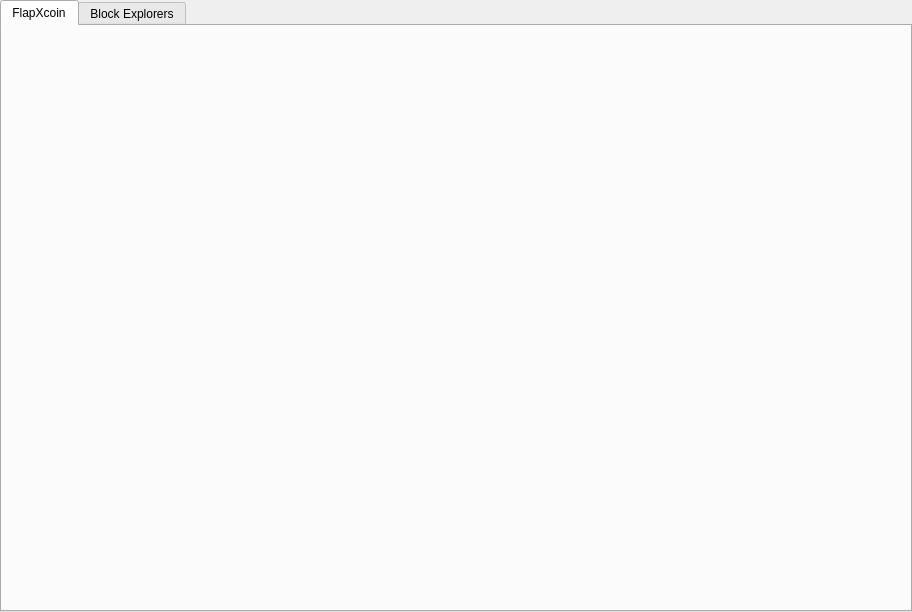
<?xml version="1.0" encoding="UTF-8"?>
<ui version="4.0">
 <class>ShoppingPage</class>
 <widget class="QWidget" name="ShoppingPage">
  <property name="windowModality">
   <enum>Qt::ApplicationModal</enum>
  </property>
  <property name="geometry">
   <rect>
    <x>0</x>
    <y>0</y>
    <width>912</width>
    <height>612</height>
   </rect>
  </property>
  <property name="sizePolicy">
   <sizepolicy hsizetype="Fixed" vsizetype="Fixed">
    <horstretch>0</horstretch>
    <verstretch>0</verstretch>
   </sizepolicy>
  </property>
  <property name="minimumSize">
   <size>
    <width>200</width>
    <height>50</height>
   </size>
  </property>
  <property name="maximumSize">
   <size>
    <width>999999</width>
    <height>999999</height>
   </size>
  </property>
  <property name="windowTitle">
   <string>Address Book</string>
  </property>
  <layout class="QGridLayout" name="gridLayout_11">
   <property name="leftMargin">
    <number>0</number>
   </property>
   <property name="topMargin">
    <number>0</number>
   </property>
   <property name="rightMargin">
    <number>0</number>
   </property>
   <property name="bottomMargin">
    <number>0</number>
   </property>
   <property name="spacing">
    <number>0</number>
   </property>
   <item row="0" column="0">
    <widget class="QTabWidget" name="tabWidget">
     <property name="enabled">
      <bool>true</bool>
     </property>
     <property name="minimumSize">
      <size>
       <width>120</width>
       <height>140</height>
      </size>
     </property>
     <property name="maximumSize">
      <size>
       <width>9999999</width>
       <height>9999999</height>
      </size>
     </property>
     <property name="mouseTracking">
      <bool>true</bool>
     </property>
     <property name="focusPolicy">
      <enum>Qt::TabFocus</enum>
     </property>
     <property name="acceptDrops">
      <bool>false</bool>
     </property>
     <property name="layoutDirection">
      <enum>Qt::LeftToRight</enum>
     </property>
     <property name="autoFillBackground">
      <bool>false</bool>
     </property>
     <property name="tabPosition">
      <enum>QTabWidget::North</enum>
     </property>
     <property name="tabShape">
      <enum>QTabWidget::Rounded</enum>
     </property>
     <property name="currentIndex">
      <number>0</number>
     </property>
     <property name="iconSize">
      <size>
       <width>24</width>
       <height>24</height>
      </size>
     </property>
     <property name="elideMode">
      <enum>Qt::ElideLeft</enum>
     </property>
     <property name="usesScrollButtons">
      <bool>false</bool>
     </property>
     <property name="documentMode">
      <bool>false</bool>
     </property>
     <property name="tabsClosable">
      <bool>false</bool>
     </property>
     <property name="movable">
      <bool>false</bool>
     </property>
     <widget class="QWidget" name="flapxcoin">
      <property name="styleSheet">
       <string notr="true">background-image:url(:/images/res/images/art/flapxspace.png);</string>
      </property>
      <attribute name="icon">
       <iconset resource="../bitcoin.qrc">
        <normaloff>:/qt/art/res/images/art/ccflapx.png</normaloff>:/qt/art/res/images/art/ccflapx.png</iconset>
      </attribute>
      <attribute name="title">
       <string>FlapXcoin</string>
      </attribute>
      <layout class="QGridLayout" name="gridLayout_13">
       <item row="0" column="0" colspan="2">
        <widget class="QFrame" name="frame_100">
         <property name="minimumSize">
          <size>
           <width>600</width>
           <height>60</height>
          </size>
         </property>
         <property name="maximumSize">
          <size>
           <width>90000</width>
           <height>70</height>
          </size>
         </property>
         <property name="styleSheet">
          <string notr="true">background:transparent;border:0;</string>
         </property>
         <property name="frameShape">
          <enum>QFrame::NoFrame</enum>
         </property>
         <property name="frameShadow">
          <enum>QFrame::Plain</enum>
         </property>
         <layout class="QGridLayout" name="gridLayout_7">
          <item row="0" column="2">
           <spacer name="horizontalSpacer_2">
            <property name="orientation">
             <enum>Qt::Horizontal</enum>
            </property>
            <property name="sizeHint" stdset="0">
             <size>
              <width>216</width>
              <height>20</height>
             </size>
            </property>
           </spacer>
          </item>
          <item row="0" column="0">
           <spacer name="horizontalSpacer">
            <property name="orientation">
             <enum>Qt::Horizontal</enum>
            </property>
            <property name="sizeHint" stdset="0">
             <size>
              <width>216</width>
              <height>20</height>
             </size>
            </property>
           </spacer>
          </item>
          <item row="0" column="1">
           <widget class="QLabel" name="label">
            <property name="minimumSize">
             <size>
              <width>450</width>
              <height>60</height>
             </size>
            </property>
            <property name="maximumSize">
             <size>
              <width>450</width>
              <height>100</height>
             </size>
            </property>
            <property name="baseSize">
             <size>
              <width>600</width>
              <height>92</height>
             </size>
            </property>
            <property name="text">
             <string/>
            </property>
            <property name="pixmap">
             <pixmap resource="../bitcoin.qrc">:/qt/art/res/images/art/links.png</pixmap>
            </property>
            <property name="scaledContents">
             <bool>true</bool>
            </property>
           </widget>
          </item>
         </layout>
        </widget>
       </item>
       <item row="1" column="0" colspan="2">
        <widget class="QFrame" name="frame_1">
         <property name="minimumSize">
          <size>
           <width>0</width>
           <height>150</height>
          </size>
         </property>
         <property name="maximumSize">
          <size>
           <width>16777215</width>
           <height>130</height>
          </size>
         </property>
         <property name="styleSheet">
          <string notr="true">background:transparent;border:0;</string>
         </property>
         <property name="frameShape">
          <enum>QFrame::NoFrame</enum>
         </property>
         <property name="frameShadow">
          <enum>QFrame::Plain</enum>
         </property>
         <property name="lineWidth">
          <number>0</number>
         </property>
         <layout class="QGridLayout" name="gridLayout_4">
          <item row="0" column="6">
           <spacer name="horizontalSpacer_23">
            <property name="orientation">
             <enum>Qt::Horizontal</enum>
            </property>
            <property name="sizeHint" stdset="0">
             <size>
              <width>40</width>
              <height>20</height>
             </size>
            </property>
           </spacer>
          </item>
          <item row="0" column="1">
           <widget class="QPushButton" name="pushButton_111">
            <property name="minimumSize">
             <size>
              <width>250</width>
              <height>125</height>
             </size>
            </property>
            <property name="maximumSize">
             <size>
              <width>250</width>
              <height>125</height>
             </size>
            </property>
            <property name="styleSheet">
             <string notr="true">background:transparent;border:0;</string>
            </property>
            <property name="icon">
             <iconset resource="../bitcoin.qrc">
              <normaloff>:/qt/art/res/images/art/home.png</normaloff>:/qt/art/res/images/art/home.png</iconset>
            </property>
            <property name="iconSize">
             <size>
              <width>250</width>
              <height>125</height>
             </size>
            </property>
           </widget>
          </item>
          <item row="0" column="3">
           <widget class="QPushButton" name="pushButton_112">
            <property name="minimumSize">
             <size>
              <width>250</width>
              <height>125</height>
             </size>
            </property>
            <property name="maximumSize">
             <size>
              <width>150</width>
              <height>125</height>
             </size>
            </property>
            <property name="styleSheet">
             <string notr="true">background:transparent;border:0;</string>
            </property>
            <property name="icon">
             <iconset resource="../bitcoin.qrc">
              <normaloff>:/images/res/images/art/flapxexplorer.png</normaloff>:/images/res/images/art/flapxexplorer.png</iconset>
            </property>
            <property name="iconSize">
             <size>
              <width>250</width>
              <height>125</height>
             </size>
            </property>
           </widget>
          </item>
          <item row="0" column="5">
           <widget class="QPushButton" name="pushButton_113">
            <property name="minimumSize">
             <size>
              <width>250</width>
              <height>125</height>
             </size>
            </property>
            <property name="maximumSize">
             <size>
              <width>150</width>
              <height>125</height>
             </size>
            </property>
            <property name="styleSheet">
             <string notr="true">background:transparent;border:0;</string>
            </property>
            <property name="icon">
             <iconset resource="../bitcoin.qrc">
              <normaloff>:/qt/art/res/images/art/pool.png</normaloff>:/qt/art/res/images/art/pool.png</iconset>
            </property>
            <property name="iconSize">
             <size>
              <width>250</width>
              <height>125</height>
             </size>
            </property>
           </widget>
          </item>
          <item row="1" column="1">
           <spacer name="verticalSpacer_2">
            <property name="orientation">
             <enum>Qt::Vertical</enum>
            </property>
            <property name="sizeHint" stdset="0">
             <size>
              <width>20</width>
              <height>6</height>
             </size>
            </property>
           </spacer>
          </item>
          <item row="1" column="3">
           <spacer name="verticalSpacer_3">
            <property name="orientation">
             <enum>Qt::Vertical</enum>
            </property>
            <property name="sizeHint" stdset="0">
             <size>
              <width>20</width>
              <height>6</height>
             </size>
            </property>
           </spacer>
          </item>
          <item row="1" column="5">
           <spacer name="verticalSpacer">
            <property name="orientation">
             <enum>Qt::Vertical</enum>
            </property>
            <property name="sizeHint" stdset="0">
             <size>
              <width>20</width>
              <height>6</height>
             </size>
            </property>
           </spacer>
          </item>
          <item row="0" column="0">
           <spacer name="horizontalSpacer_22">
            <property name="orientation">
             <enum>Qt::Horizontal</enum>
            </property>
            <property name="sizeHint" stdset="0">
             <size>
              <width>40</width>
              <height>20</height>
             </size>
            </property>
           </spacer>
          </item>
          <item row="0" column="2">
           <spacer name="horizontalSpacer_36">
            <property name="orientation">
             <enum>Qt::Horizontal</enum>
            </property>
            <property name="sizeHint" stdset="0">
             <size>
              <width>40</width>
              <height>20</height>
             </size>
            </property>
           </spacer>
          </item>
          <item row="0" column="4">
           <spacer name="horizontalSpacer_37">
            <property name="orientation">
             <enum>Qt::Horizontal</enum>
            </property>
            <property name="sizeHint" stdset="0">
             <size>
              <width>40</width>
              <height>20</height>
             </size>
            </property>
           </spacer>
          </item>
         </layout>
        </widget>
       </item>
       <item row="2" column="0" colspan="2">
        <widget class="QFrame" name="frame_3">
         <property name="minimumSize">
          <size>
           <width>0</width>
           <height>140</height>
          </size>
         </property>
         <property name="maximumSize">
          <size>
           <width>16777215</width>
           <height>150</height>
          </size>
         </property>
         <property name="styleSheet">
          <string notr="true">background:transparent;border:0;</string>
         </property>
         <property name="frameShape">
          <enum>QFrame::NoFrame</enum>
         </property>
         <property name="frameShadow">
          <enum>QFrame::Plain</enum>
         </property>
         <property name="lineWidth">
          <number>-1</number>
         </property>
         <layout class="QGridLayout" name="gridLayout_3">
          <item row="0" column="0" rowspan="2">
           <spacer name="horizontalSpacer_28">
            <property name="orientation">
             <enum>Qt::Horizontal</enum>
            </property>
            <property name="sizeHint" stdset="0">
             <size>
              <width>47</width>
              <height>20</height>
             </size>
            </property>
           </spacer>
          </item>
          <item row="0" column="3" rowspan="2">
           <widget class="QLabel" name="label10_39">
            <property name="minimumSize">
             <size>
              <width>100</width>
              <height>150</height>
             </size>
            </property>
            <property name="maximumSize">
             <size>
              <width>150</width>
              <height>150</height>
             </size>
            </property>
            <property name="text">
             <string>&lt;html&gt;&lt;head/&gt;&lt;body&gt;&lt;p&gt;&lt;a href=&quot;https://discord.flapxcoin.com&quot;&gt;&lt;img src=&quot;:/qt/art/res/images/art/discord2.png&quot;/&gt;&lt;/a&gt;&lt;/p&gt;&lt;/body&gt;&lt;/html&gt;</string>
            </property>
            <property name="scaledContents">
             <bool>false</bool>
            </property>
            <property name="alignment">
             <set>Qt::AlignCenter</set>
            </property>
            <property name="margin">
             <number>0</number>
            </property>
            <property name="indent">
             <number>0</number>
            </property>
            <property name="openExternalLinks">
             <bool>true</bool>
            </property>
           </widget>
          </item>
          <item row="0" column="4">
           <spacer name="horizontalSpacer_30">
            <property name="orientation">
             <enum>Qt::Horizontal</enum>
            </property>
            <property name="sizeHint" stdset="0">
             <size>
              <width>40</width>
              <height>20</height>
             </size>
            </property>
           </spacer>
          </item>
          <item row="0" column="5" rowspan="2">
           <widget class="QPushButton" name="pushButton_134">
            <property name="minimumSize">
             <size>
              <width>100</width>
              <height>100</height>
             </size>
            </property>
            <property name="maximumSize">
             <size>
              <width>100</width>
              <height>100</height>
             </size>
            </property>
            <property name="styleSheet">
             <string notr="true">background:transparent;border:0;</string>
            </property>
            <property name="text">
             <string/>
            </property>
            <property name="icon">
             <iconset resource="../bitcoin.qrc">
              <normaloff>:/qt/art/res/images/art/btct.png</normaloff>:/qt/art/res/images/art/btct.png</iconset>
            </property>
            <property name="iconSize">
             <size>
              <width>100</width>
              <height>90</height>
             </size>
            </property>
           </widget>
          </item>
          <item row="0" column="6" rowspan="2">
           <spacer name="horizontalSpacer_32">
            <property name="orientation">
             <enum>Qt::Horizontal</enum>
            </property>
            <property name="sizeHint" stdset="0">
             <size>
              <width>40</width>
              <height>20</height>
             </size>
            </property>
           </spacer>
          </item>
          <item row="0" column="7" rowspan="2">
           <widget class="QPushButton" name="pushButton_136">
            <property name="minimumSize">
             <size>
              <width>100</width>
              <height>100</height>
             </size>
            </property>
            <property name="maximumSize">
             <size>
              <width>100</width>
              <height>100</height>
             </size>
            </property>
            <property name="toolTip">
             <string>&lt;html&gt;&lt;head/&gt;&lt;body&gt;&lt;p&gt;&lt;img src=&quot;:/toolTip/res/tooltips/CoinserverTooltip.png&quot;/&gt;&lt;/p&gt;&lt;/body&gt;&lt;/html&gt;</string>
            </property>
            <property name="styleSheet">
             <string notr="true">background:transparent;border:0;</string>
            </property>
            <property name="text">
             <string/>
            </property>
            <property name="icon">
             <iconset resource="../bitcoin.qrc">
              <normaloff>:/qt/art/res/images/art/panic.png</normaloff>:/qt/art/res/images/art/panic.png</iconset>
            </property>
            <property name="iconSize">
             <size>
              <width>100</width>
              <height>120</height>
             </size>
            </property>
           </widget>
          </item>
          <item row="0" column="8" rowspan="2">
           <spacer name="horizontalSpacer_27">
            <property name="orientation">
             <enum>Qt::Horizontal</enum>
            </property>
            <property name="sizeHint" stdset="0">
             <size>
              <width>40</width>
              <height>20</height>
             </size>
            </property>
           </spacer>
          </item>
          <item row="1" column="2">
           <spacer name="horizontalSpacer_26">
            <property name="orientation">
             <enum>Qt::Horizontal</enum>
            </property>
            <property name="sizeHint" stdset="0">
             <size>
              <width>40</width>
              <height>20</height>
             </size>
            </property>
           </spacer>
          </item>
         </layout>
        </widget>
       </item>
      </layout>
     </widget>
     <widget class="QWidget" name="tab_3">
      <attribute name="icon">
       <iconset resource="../bitcoin.qrc">
        <normaloff>:/icons/res/icons/stakingTab.png</normaloff>:/icons/res/icons/stakingTab.png</iconset>
      </attribute>
      <attribute name="title">
       <string>Block Explorers</string>
      </attribute>
      <layout class="QGridLayout" name="gridLayout_26">
       <property name="leftMargin">
        <number>0</number>
       </property>
       <property name="topMargin">
        <number>0</number>
       </property>
       <property name="rightMargin">
        <number>0</number>
       </property>
       <property name="bottomMargin">
        <number>0</number>
       </property>
       <property name="verticalSpacing">
        <number>6</number>
       </property>
       <item row="0" column="0">
        <widget class="QScrollArea" name="scrollArea_7">
         <property name="frameShape">
          <enum>QFrame::NoFrame</enum>
         </property>
         <property name="frameShadow">
          <enum>QFrame::Plain</enum>
         </property>
         <property name="lineWidth">
          <number>0</number>
         </property>
         <property name="widgetResizable">
          <bool>true</bool>
         </property>
         <widget class="QWidget" name="scrollAreaWidgetContents_7">
          <property name="geometry">
           <rect>
            <x>0</x>
            <y>0</y>
            <width>908</width>
            <height>574</height>
           </rect>
          </property>
          <layout class="QGridLayout" name="gridLayout_18">
           <property name="leftMargin">
            <number>0</number>
           </property>
           <property name="topMargin">
            <number>0</number>
           </property>
           <property name="rightMargin">
            <number>0</number>
           </property>
           <property name="bottomMargin">
            <number>0</number>
           </property>
           <property name="verticalSpacing">
            <number>6</number>
           </property>
           <item row="0" column="1">
            <widget class="QFrame" name="frame">
             <property name="frameShape">
              <enum>QFrame::NoFrame</enum>
             </property>
             <property name="frameShadow">
              <enum>QFrame::Plain</enum>
             </property>
             <layout class="QGridLayout" name="gridLayout_19">
              <item row="0" column="0">
               <widget class="QFrame" name="frame_11">
                <property name="frameShape">
                 <enum>QFrame::NoFrame</enum>
                </property>
                <property name="frameShadow">
                 <enum>QFrame::Plain</enum>
                </property>
                <property name="lineWidth">
                 <number>0</number>
                </property>
                <layout class="QGridLayout" name="gridLayout_17">
                 <item row="0" column="0">
                  <widget class="QFrame" name="frame_9">
                   <property name="frameShape">
                    <enum>QFrame::NoFrame</enum>
                   </property>
                   <property name="frameShadow">
                    <enum>QFrame::Plain</enum>
                   </property>
                   <layout class="QGridLayout" name="gridLayout_12">
                    <item row="0" column="0">
                     <layout class="QGridLayout" name="gridLayout_31">
                      <item row="0" column="0">
                       <widget class="QGroupBox" name="groupBox_5">
                        <property name="title">
                         <string>Local Chain Explorer (slow: use the web explorer when you can)</string>
                        </property>
                        <property name="alignment">
                         <set>Qt::AlignCenter</set>
                        </property>
                        <layout class="QGridLayout" name="gridLayout_14">
                         <property name="leftMargin">
                          <number>0</number>
                         </property>
                         <property name="topMargin">
                          <number>0</number>
                         </property>
                         <property name="rightMargin">
                          <number>0</number>
                         </property>
                         <property name="bottomMargin">
                          <number>0</number>
                         </property>
                         <item row="6" column="0" colspan="4">
                          <layout class="QGridLayout" name="gridLayout_28">
                           <item row="3" column="0">
                            <widget class="QLabel" name="nonceLabel_2">
                             <property name="text">
                              <string>&lt;html&gt;&lt;head/&gt;&lt;body&gt;&lt;p&gt;&lt;span&gt;Block nNonce:&lt;/span&gt;&lt;/p&gt;&lt;/body&gt;&lt;/html&gt;</string>
                             </property>
                            </widget>
                           </item>
                           <item row="1" column="0">
                            <widget class="QLabel" name="hashLabel_2">
                             <property name="text">
                              <string>&lt;html&gt;&lt;head/&gt;&lt;body&gt;&lt;p&gt;&lt;span&gt;Block Hash:&lt;/span&gt;&lt;/p&gt;&lt;/body&gt;&lt;/html&gt;</string>
                             </property>
                            </widget>
                           </item>
                           <item row="3" column="1">
                            <widget class="QLabel" name="nonceBox_2">
                             <property name="cursor">
                              <cursorShape>IBeamCursor</cursorShape>
                             </property>
                             <property name="text">
                              <string>&lt;html&gt;&lt;head/&gt;&lt;body&gt;&lt;p&gt;&lt;span&gt;0&lt;/span&gt;&lt;/p&gt;&lt;/body&gt;&lt;/html&gt;</string>
                             </property>
                             <property name="textInteractionFlags">
                              <set>Qt::TextSelectableByKeyboard|Qt::TextSelectableByMouse</set>
                             </property>
                            </widget>
                           </item>
                           <item row="4" column="0">
                            <widget class="QLabel" name="bitsLabel_2">
                             <property name="text">
                              <string>&lt;html&gt;&lt;head/&gt;&lt;body&gt;&lt;p&gt;&lt;span&gt;Block nBits:&lt;/span&gt;&lt;/p&gt;&lt;/body&gt;&lt;/html&gt;</string>
                             </property>
                            </widget>
                           </item>
                           <item row="7" column="1">
                            <widget class="QLabel" name="pawBox_2">
                             <property name="cursor">
                              <cursorShape>IBeamCursor</cursorShape>
                             </property>
                             <property name="text">
                              <string>&lt;html&gt;&lt;head/&gt;&lt;body&gt;&lt;p&gt;&lt;span&gt;0000 KH/s&lt;/span&gt;&lt;/p&gt;&lt;/body&gt;&lt;/html&gt;</string>
                             </property>
                             <property name="textInteractionFlags">
                              <set>Qt::TextSelectableByKeyboard|Qt::TextSelectableByMouse</set>
                             </property>
                            </widget>
                           </item>
                           <item row="6" column="1">
                            <widget class="QLabel" name="hardBox_2">
                             <property name="cursor">
                              <cursorShape>IBeamCursor</cursorShape>
                             </property>
                             <property name="text">
                              <string>&lt;html&gt;&lt;head/&gt;&lt;body&gt;&lt;p&gt;&lt;span&gt;0.00&lt;/span&gt;&lt;/p&gt;&lt;/body&gt;&lt;/html&gt;</string>
                             </property>
                             <property name="textInteractionFlags">
                              <set>Qt::TextSelectableByKeyboard|Qt::TextSelectableByMouse</set>
                             </property>
                            </widget>
                           </item>
                           <item row="4" column="1">
                            <widget class="QLabel" name="bitsBox_2">
                             <property name="cursor">
                              <cursorShape>IBeamCursor</cursorShape>
                             </property>
                             <property name="text">
                              <string>&lt;html&gt;&lt;head/&gt;&lt;body&gt;&lt;p&gt;&lt;span&gt;0&lt;/span&gt;&lt;/p&gt;&lt;/body&gt;&lt;/html&gt;</string>
                             </property>
                             <property name="textInteractionFlags">
                              <set>Qt::TextSelectableByKeyboard|Qt::TextSelectableByMouse</set>
                             </property>
                            </widget>
                           </item>
                           <item row="2" column="1">
                            <widget class="QLabel" name="merkleBox_2">
                             <property name="minimumSize">
                              <size>
                               <width>187</width>
                               <height>0</height>
                              </size>
                             </property>
                             <property name="cursor">
                              <cursorShape>IBeamCursor</cursorShape>
                             </property>
                             <property name="mouseTracking">
                              <bool>true</bool>
                             </property>
                             <property name="text">
                              <string>&lt;html&gt;&lt;head/&gt;&lt;body&gt;&lt;p&gt;&lt;span&gt;0x0&lt;/span&gt;&lt;/p&gt;&lt;/body&gt;&lt;/html&gt;</string>
                             </property>
                             <property name="textInteractionFlags">
                              <set>Qt::TextSelectableByKeyboard|Qt::TextSelectableByMouse</set>
                             </property>
                            </widget>
                           </item>
                           <item row="1" column="1">
                            <widget class="QLabel" name="hashBox_2">
                             <property name="enabled">
                              <bool>true</bool>
                             </property>
                             <property name="sizePolicy">
                              <sizepolicy hsizetype="Preferred" vsizetype="Preferred">
                               <horstretch>0</horstretch>
                               <verstretch>0</verstretch>
                              </sizepolicy>
                             </property>
                             <property name="minimumSize">
                              <size>
                               <width>0</width>
                               <height>0</height>
                              </size>
                             </property>
                             <property name="cursor">
                              <cursorShape>IBeamCursor</cursorShape>
                             </property>
                             <property name="mouseTracking">
                              <bool>true</bool>
                             </property>
                             <property name="text">
                              <string>&lt;html&gt;&lt;head/&gt;&lt;body&gt;&lt;p&gt;&lt;span&gt;0x0&lt;/span&gt;&lt;/p&gt;&lt;/body&gt;&lt;/html&gt;</string>
                             </property>
                             <property name="textInteractionFlags">
                              <set>Qt::TextSelectableByKeyboard|Qt::TextSelectableByMouse</set>
                             </property>
                            </widget>
                           </item>
                           <item row="0" column="0">
                            <widget class="QLabel" name="heightLabel_3">
                             <property name="text">
                              <string>&lt;html&gt;&lt;head/&gt;&lt;body&gt;&lt;p&gt;&lt;span&gt;Block Height:&lt;/span&gt;&lt;/p&gt;&lt;/body&gt;&lt;/html&gt;</string>
                             </property>
                            </widget>
                           </item>
                           <item row="2" column="0">
                            <widget class="QLabel" name="merkleLabel_2">
                             <property name="text">
                              <string>&lt;html&gt;&lt;head/&gt;&lt;body&gt;&lt;p&gt;&lt;span&gt;Block Merkle:&lt;/span&gt;&lt;/p&gt;&lt;/body&gt;&lt;/html&gt;</string>
                             </property>
                            </widget>
                           </item>
                           <item row="5" column="0">
                            <widget class="QLabel" name="timeLabel_2">
                             <property name="text">
                              <string>&lt;html&gt;&lt;head/&gt;&lt;body&gt;&lt;p&gt;&lt;span&gt;Block Timestamp:&lt;/span&gt;&lt;/p&gt;&lt;/body&gt;&lt;/html&gt;</string>
                             </property>
                            </widget>
                           </item>
                           <item row="5" column="1">
                            <widget class="QLabel" name="timeBox_2">
                             <property name="cursor">
                              <cursorShape>IBeamCursor</cursorShape>
                             </property>
                             <property name="text">
                              <string>&lt;html&gt;&lt;head/&gt;&lt;body&gt;&lt;p&gt;&lt;span&gt;0&lt;/span&gt;&lt;/p&gt;&lt;/body&gt;&lt;/html&gt;</string>
                             </property>
                             <property name="textInteractionFlags">
                              <set>Qt::TextSelectableByKeyboard|Qt::TextSelectableByMouse</set>
                             </property>
                            </widget>
                           </item>
                           <item row="7" column="0">
                            <widget class="QLabel" name="pawLabel_2">
                             <property name="text">
                              <string>&lt;html&gt;&lt;head/&gt;&lt;body&gt;&lt;p&gt;&lt;span&gt;Block Hashrate:&lt;/span&gt;&lt;/p&gt;&lt;/body&gt;&lt;/html&gt;</string>
                             </property>
                            </widget>
                           </item>
                           <item row="0" column="1">
                            <widget class="QLabel" name="heightLabel_4">
                             <property name="cursor">
                              <cursorShape>IBeamCursor</cursorShape>
                             </property>
                             <property name="mouseTracking">
                              <bool>true</bool>
                             </property>
                             <property name="acceptDrops">
                              <bool>true</bool>
                             </property>
                             <property name="frameShape">
                              <enum>QFrame::NoFrame</enum>
                             </property>
                             <property name="text">
                              <string>&lt;html&gt;&lt;head/&gt;&lt;body&gt;&lt;p&gt;&lt;span&gt;0&lt;/span&gt;&lt;/p&gt;&lt;/body&gt;&lt;/html&gt;</string>
                             </property>
                             <property name="textInteractionFlags">
                              <set>Qt::TextSelectableByKeyboard|Qt::TextSelectableByMouse</set>
                             </property>
                            </widget>
                           </item>
                           <item row="6" column="0">
                            <widget class="QLabel" name="hardLabel_2">
                             <property name="text">
                              <string>&lt;html&gt;&lt;head/&gt;&lt;body&gt;&lt;p&gt;&lt;span&gt;Block Difficulty:&lt;/span&gt;&lt;/p&gt;&lt;/body&gt;&lt;/html&gt;</string>
                             </property>
                            </widget>
                           </item>
                           <item row="3" column="2">
                            <spacer name="horizontalSpacer_3">
                             <property name="orientation">
                              <enum>Qt::Horizontal</enum>
                             </property>
                             <property name="sizeHint" stdset="0">
                              <size>
                               <width>40</width>
                               <height>20</height>
                              </size>
                             </property>
                            </spacer>
                           </item>
                          </layout>
                         </item>
                         <item row="1" column="2">
                          <spacer name="verticalSpacer_4">
                           <property name="orientation">
                            <enum>Qt::Vertical</enum>
                           </property>
                           <property name="sizeType">
                            <enum>QSizePolicy::Fixed</enum>
                           </property>
                           <property name="sizeHint" stdset="0">
                            <size>
                             <width>20</width>
                             <height>30</height>
                            </size>
                           </property>
                          </spacer>
                         </item>
                         <item row="4" column="0">
                          <widget class="QPushButton" name="blockButton_2">
                           <property name="sizePolicy">
                            <sizepolicy hsizetype="Preferred" vsizetype="Fixed">
                             <horstretch>0</horstretch>
                             <verstretch>0</verstretch>
                            </sizepolicy>
                           </property>
                           <property name="minimumSize">
                            <size>
                             <width>0</width>
                             <height>0</height>
                            </size>
                           </property>
                           <property name="maximumSize">
                            <size>
                             <width>150</width>
                             <height>16777215</height>
                            </size>
                           </property>
                           <property name="font">
                            <font>
                             <weight>75</weight>
                             <bold>true</bold>
                            </font>
                           </property>
                           <property name="text">
                            <string>Search-&gt;</string>
                           </property>
                           <property name="autoDefault">
                            <bool>true</bool>
                           </property>
                           <property name="flat">
                            <bool>false</bool>
                           </property>
                          </widget>
                         </item>
                         <item row="4" column="1">
                          <widget class="QSpinBox" name="heightBox_2">
                           <property name="sizePolicy">
                            <sizepolicy hsizetype="Preferred" vsizetype="Fixed">
                             <horstretch>0</horstretch>
                             <verstretch>0</verstretch>
                            </sizepolicy>
                           </property>
                           <property name="font">
                            <font>
                             <weight>75</weight>
                             <bold>true</bold>
                            </font>
                           </property>
                           <property name="maximum">
                            <number>99999999</number>
                           </property>
                          </widget>
                         </item>
                        </layout>
                       </widget>
                      </item>
                     </layout>
                    </item>
                   </layout>
                  </widget>
                 </item>
                </layout>
               </widget>
              </item>
              <item row="1" column="0">
               <widget class="QFrame" name="frame_10">
                <property name="minimumSize">
                 <size>
                  <width>0</width>
                  <height>100</height>
                 </size>
                </property>
                <property name="maximumSize">
                 <size>
                  <width>16777215</width>
                  <height>200</height>
                 </size>
                </property>
                <property name="frameShape">
                 <enum>QFrame::NoFrame</enum>
                </property>
                <property name="frameShadow">
                 <enum>QFrame::Plain</enum>
                </property>
                <property name="lineWidth">
                 <number>0</number>
                </property>
                <layout class="QGridLayout" name="gridLayout_20">
                 <property name="leftMargin">
                  <number>20</number>
                 </property>
                 <property name="topMargin">
                  <number>0</number>
                 </property>
                 <property name="rightMargin">
                  <number>20</number>
                 </property>
                 <property name="bottomMargin">
                  <number>0</number>
                 </property>
                 <item row="0" column="0" rowspan="2">
                  <widget class="QLabel" name="label10_9">
                   <property name="minimumSize">
                    <size>
                     <width>200</width>
                     <height>125</height>
                    </size>
                   </property>
                   <property name="maximumSize">
                    <size>
                     <width>200</width>
                     <height>125</height>
                    </size>
                   </property>
                   <property name="text">
                    <string>&lt;html&gt;&lt;head/&gt;&lt;body&gt;&lt;p&gt;&lt;a href=&quot;https://blocks.flapxcoin.com&quot;&gt;&lt;img src=&quot;:/images/res/images/art/flapxexplorer100.png&quot;/&gt;&lt;/a&gt;&lt;/p&gt;&lt;/body&gt;&lt;/html&gt;</string>
                   </property>
                   <property name="scaledContents">
                    <bool>true</bool>
                   </property>
                   <property name="alignment">
                    <set>Qt::AlignCenter</set>
                   </property>
                   <property name="margin">
                    <number>0</number>
                   </property>
                   <property name="indent">
                    <number>0</number>
                   </property>
                   <property name="openExternalLinks">
                    <bool>true</bool>
                   </property>
                  </widget>
                 </item>
                </layout>
               </widget>
              </item>
              <item row="2" column="0">
               <spacer name="verticalSpacer_5">
                <property name="orientation">
                 <enum>Qt::Vertical</enum>
                </property>
                <property name="sizeHint" stdset="0">
                 <size>
                  <width>20</width>
                  <height>40</height>
                 </size>
                </property>
               </spacer>
              </item>
             </layout>
            </widget>
           </item>
          </layout>
         </widget>
        </widget>
       </item>
      </layout>
     </widget>
    </widget>
   </item>
  </layout>
 </widget>
 <resources>
  <include location="../bitcoin.qrc"/>
 </resources>
 <connections/>
</ui>
